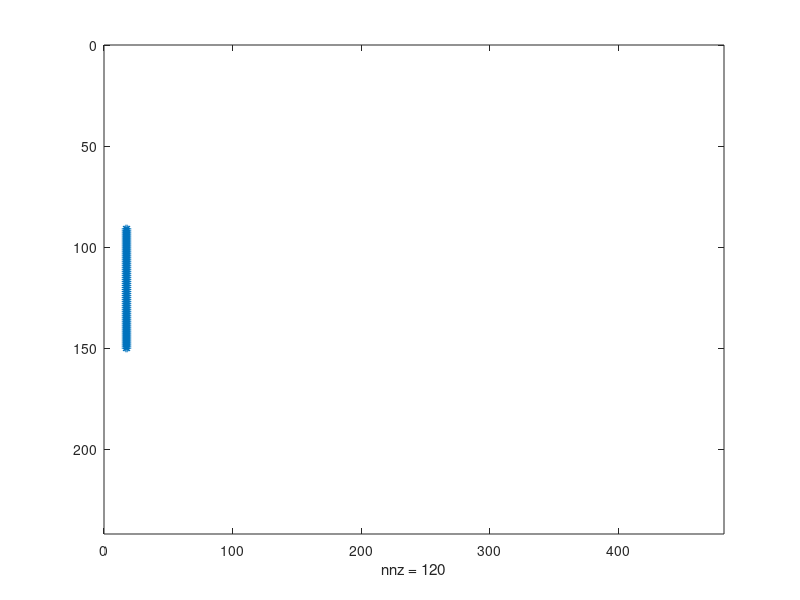

The MATLAB source for this figure: (Note: this script raises an error after producing the figure.)
function input_tign_g
% create file input_tign_g for reading by ideal.exe

% edit these numbers as needed
burner_size_m     = [750,25]   %
domain_size_m     = [3000,6000]
mesh_step_m       = [12.5,12.5]
burner_dist_m     = 200
burner_start_s    = 1
burner_end_s      = 1e6

% do not edit under this line

domain_size_cells = div(domain_size_m,mesh_step_m)
burner_size_cells = div(burner_size_m,mesh_step_m)

% place burner burner_dist_m from start in direction 1 and symmetrically in direction 2
burner_dist_cells = [(domain_size_cells(1)-burner_size_cells(1))/2,...
    div(burner_dist_m,mesh_step_m(2))]
burner_start_cells = burner_dist_cells+1;
burner_end_cells   = burner_dist_cells+burner_size_cells;

burner_mask = zeros(domain_size_cells+1);
burner_mask(burner_start_cells(1):burner_end_cells(1),...
            burner_start_cells(2):burner_end_cells(2)) = 1;
spy(burner_mask)
fprintf('burner cells %i from %i\n',nnz(burner_mask),prod(domain_size_cells))

burner_tign = zeros(domain_size_cells+1);
burner_tign(burner_mask(:)==0) = burner_end_s;
burner_tign(burner_mask(:) >0) = burner_start_s;

file = 'input_tign_g';
write_array_2d(file,burner_tign)
fprintf('Burner ignition written to file %s for ideal.exe\n',file)
% ncreplace('wrfinput_d01','TIGN_G',burner_tign)

end

function size_cells=div(size_m,step_m)
size_cells=size_m./step_m;
if any((size_cells - round(size_cells))>10*eps),
    warning('given size in m should be multiple of step_size_m')
end
size_cells = round(size_cells)
end    
